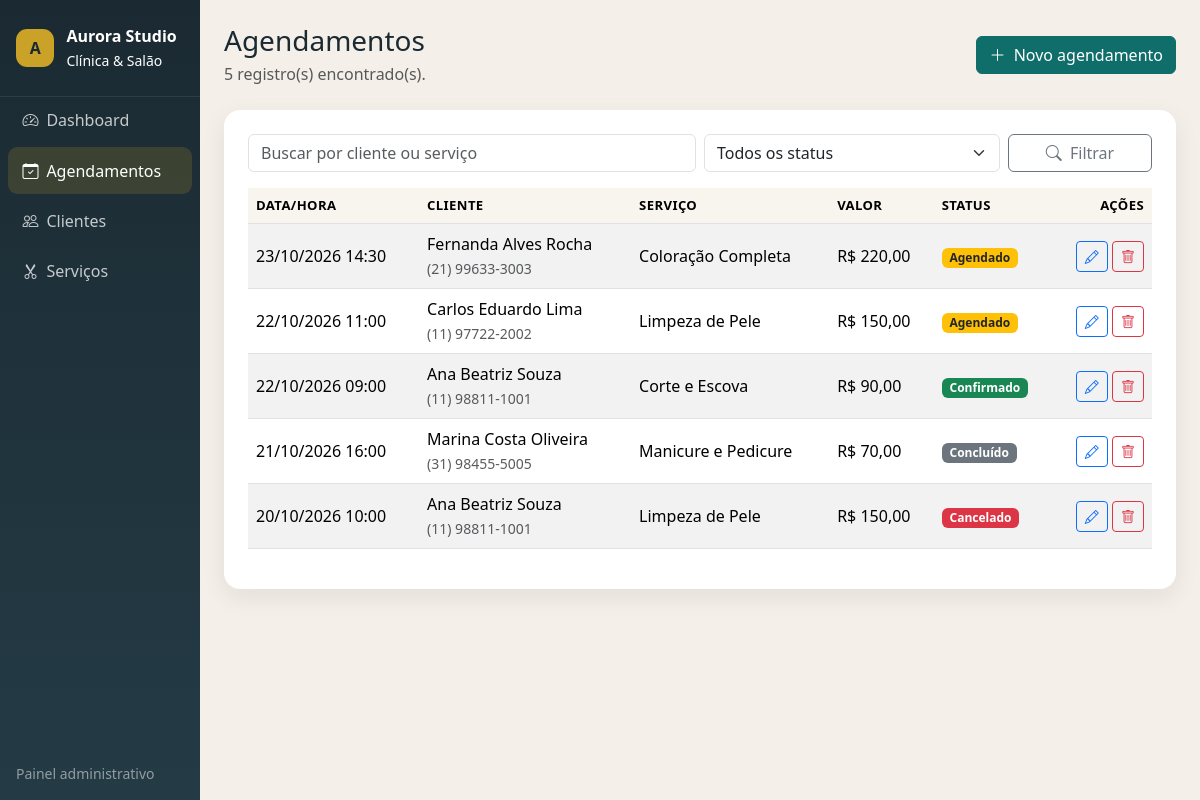
The page /agendamentos.php on the database its author committed.
### tables this page shows
CREATE TABLE agendamentos (
    id           INT UNSIGNED AUTO_INCREMENT PRIMARY KEY,
    cliente_id   INT UNSIGNED NOT NULL,
    servico_id   INT UNSIGNED NOT NULL,
    data_hora    DATETIME     NOT NULL,
    status       ENUM('agendado', 'confirmado', 'concluido', 'cancelado')
                 NOT NULL DEFAULT 'agendado',
    observacoes  VARCHAR(255) NULL,
    criado_em    TIMESTAMP    NOT NULL DEFAULT CURRENT_TIMESTAMP,
    CONSTRAINT fk_agendamentos_cliente
        FOREIGN KEY (cliente_id) REFERENCES clientes(id)
        ON UPDATE CASCADE ON DELETE RESTRICT,
    CONSTRAINT fk_agendamentos_servico
        FOREIGN KEY (servico_id) REFERENCES servicos(id)
        ON UPDATE CASCADE ON DELETE RESTRICT,
    INDEX idx_agendamentos_data (data_hora),
    INDEX idx_agendamentos_status (status)
);

CREATE TABLE clientes (
    id               INT UNSIGNED AUTO_INCREMENT PRIMARY KEY,
    nome             VARCHAR(120) NOT NULL,
    telefone         VARCHAR(20)  NOT NULL,
    email            VARCHAR(120) NOT NULL,
    cpf              VARCHAR(14)  NULL,
    data_nascimento  DATE         NULL,
    status           ENUM('ativo', 'inativo') NOT NULL DEFAULT 'ativo',
    observacoes      TEXT         NULL,
    criado_em        TIMESTAMP    NOT NULL DEFAULT CURRENT_TIMESTAMP,
    UNIQUE KEY uk_clientes_email (email),
    UNIQUE KEY uk_clientes_cpf (cpf)
);

CREATE TABLE servicos (
    id               INT UNSIGNED AUTO_INCREMENT PRIMARY KEY,
    nome             VARCHAR(100) NOT NULL,
    duracao_minutos  INT UNSIGNED NOT NULL DEFAULT 30,
    preco            DECIMAL(10,2) NOT NULL DEFAULT 0.00,
    status           ENUM('ativo', 'inativo') NOT NULL DEFAULT 'ativo'
);

### agendamentos.php (the view, shortened to what this page needs)
<?php
require_once __DIR__ . '/includes/conexao.php';
$porPagina = 8;
$pagina = pagina_atual();
$busca = trim((string) ($_GET['q'] ?? ''));
$where = [];
$params = [];
$sqlWhere = $where ? 'WHERE ' . implode(' AND ', $where) : '';
$countStmt = $pdo->prepare(
    "SELECT COUNT(*) FROM agendamentos a
     INNER JOIN clientes c ON c.id = a.cliente_id
     INNER JOIN servicos s ON s.id = a.servico_id
     $sqlWhere"
);
$countStmt->execute($params);
$total = (int) $countStmt->fetchColumn();
$offset = ($pagina - 1) * $porPagina;
$listStmt = $pdo->prepare(
    "SELECT a.id, a.data_hora, a.status, a.observacoes,
            c.nome AS cliente, c.telefone,
            s.nome AS servico, s.preco
     FROM agendamentos a
     INNER JOIN clientes c ON c.id = a.cliente_id
     INNER JOIN servicos s ON s.id = a.servico_id
     $sqlWhere
     ORDER BY a.data_hora DESC
     LIMIT :limite OFFSET :offset"
);
$listStmt->bindValue(':limite', $porPagina, PDO::PARAM_INT);
$listStmt->bindValue(':offset', $offset, PDO::PARAM_INT);
$listStmt->execute();
$registros = $listStmt->fetchAll();
require_once __DIR__ . '/includes/header.php';
?>
<div class="d-flex flex-wrap justify-content-between align-items-center mb-4 gap-2">
    <div>
        <h1 class="h3 mb-1">Agendamentos</h1>
        <p class="text-muted mb-0"><?= $total ?> registro(s) encontrado(s).</p>
    </div>
    <a href="agendamento-form.php" class="btn btn-aurora">
        <i class="bi bi-plus-lg me-1"></i> Novo agendamento
    </a>
</div>
<div class="panel p-3 p-md-4">
    <form class="row g-2 mb-3" method="get">
        <div class="col-md-6">
            <input class="form-control" type="search" id="q" name="q" value="<?= e($busca) ?>" placeholder="Buscar por cliente ou serviço">
        </div>
        <div class="col-md-4">
            <select class="form-select" id="status" name="status">
                <option value="">Todos os status</option>
            </select>
        </div>
        <div class="col-md-2 d-grid">
            <button class="btn btn-outline-secondary" type="submit"><i class="bi bi-search me-1"></i> Filtrar</button>
        </div>
    </form>
    <div class="table-responsive">
        <table class="table table-striped table-hover align-middle">
            <thead>
                <tr>
                    <th>Data/hora</th>
                    <th>Cliente</th>
                    <th>Serviço</th>
                    <th>Valor</th>
                    <th>Status</th>
                    <th class="text-end">Ações</th>
                </tr>
            </thead>
            <tbody>
            <?php if (!$registros): ?>
                <tr><td colspan="6" class="text-center text-muted py-4">Nenhum agendamento encontrado.</td></tr>
            <?php else: ?>
                <?php foreach ($registros as $item): ?>
                    <tr>
                        <td><?= e(formatar_data_hora($item['data_hora'])) ?></td>
                        <td>
                            <div><?= e($item['cliente']) ?></div>
                            <small class="text-muted"><?= e($item['telefone']) ?></small>
                        </td>
                        <td><?= e($item['servico']) ?></td>
                        <td><?= e(formatar_moeda($item['preco'])) ?></td>
                        <td><?= badge_agendamento($item['status']) ?></td>
                        <td class="text-end text-nowrap">
                            <a class="btn btn-sm btn-outline-primary" href="agendamento-form.php?id=<?= (int) $item['id'] ?>" title="Editar">
                                <i class="bi bi-pencil"></i>
                            </a>
                            <button class="btn btn-sm btn-outline-danger" type="button"
                                    data-bs-toggle="modal"
                                    data-bs-target="#modalExcluir"
                                    data-id="<?= (int) $item['id'] ?>"
                                    data-nome="<?= e($item['cliente'] . ' — ' . formatar_data_hora($item['data_hora'])) ?>"
                                    title="Excluir">
                                <i class="bi bi-trash"></i>
                            </button>
                        </td>
                    </tr>
                <?php endforeach; ?>
            <?php endif; ?>
            </tbody>
        </table>
    </div>
</div>
<?php require_once __DIR__ . '/includes/footer.php'; ?>

### includes/helpers.php (shortened to what this page needs)
<?php
function e(?string $value): string
{
    return htmlspecialchars((string) $value, ENT_QUOTES, 'UTF-8');
}
function badge_agendamento(string $status): string
{
    $map = [
        'agendado'   => ['bg-warning text-dark', 'Agendado'],
        'confirmado' => ['bg-success', 'Confirmado'],
        'concluido'  => ['bg-secondary', 'Concluído'],
        'cancelado'  => ['bg-danger', 'Cancelado'],
    ];
    [$class, $label] = $map[$status] ?? ['bg-light text-dark', $status];
    return '<span class="badge ' . $class . '">' . e($label) . '</span>';
}
function formatar_data_hora(?string $datetime): string
{
    $dt = DateTime::createFromFormat('Y-m-d H:i:s', $datetime);
    return $dt ? $dt->format('d/m/Y H:i') : e($datetime);
}
function formatar_moeda($valor): string
{
    return 'R$ ' . number_format((float) $valor, 2, ',', '.');
}

### assets/css/app.css (style rules this page uses)
:root { --aurora-ink: #1b2a32; --aurora-teal: #0f6e6a; --aurora-teal-dark: #0b524f; --aurora-sand: #f4efe8; --aurora-gold: #c9a227; }
body { background: var(--aurora-sand); color: var(--aurora-ink); font-family: "Segoe UI", system-ui, -apple-system, sans-serif; }
.panel { background: #fff; border-radius: 1rem; box-shadow: 0 8px 24px rgba(27, 42, 50, 0.08); }
.btn-aurora { background: var(--aurora-teal); border-color: var(--aurora-teal); color: #fff; }
.table thead th { background: #f8f4ee; font-size: 0.82rem; text-transform: uppercase; letter-spacing: 0.03em; }

### rows shown on the page
agendamentos: data_hora "23/10/2026 14:30", cliente.nome "Fernanda Alves Rocha", cliente.telefone "(21) 99633-3003", servico.nome "Coloração Completa", servico.preco "R$ 220,00", label "Agendado"
agendamentos: data_hora "22/10/2026 11:00", cliente.nome "Carlos Eduardo Lima", cliente.telefone "(11) 97722-2002", servico.nome "Limpeza de Pele", servico.preco "R$ 150,00", label "Agendado"
agendamentos: data_hora "22/10/2026 09:00", cliente.nome "Ana Beatriz Souza", cliente.telefone "(11) 98811-1001", servico.nome "Corte e Escova", servico.preco "R$ 90,00", label "Confirmado"
agendamentos: data_hora "21/10/2026 16:00", cliente.nome "Marina Costa Oliveira", cliente.telefone "(31) 98455-5005", servico.nome "Manicure e Pedicure", servico.preco "R$ 70,00", label "Concluído"
agendamentos: data_hora "20/10/2026 10:00", cliente.nome "Ana Beatriz Souza", cliente.telefone "(11) 98811-1001", servico.nome "Limpeza de Pele", servico.preco "R$ 150,00", label "Cancelado"

### other values the page prints
$label "Dashboard"
$label "Agendamentos"
$label "Clientes"
$label "Serviços"
$total "5"
